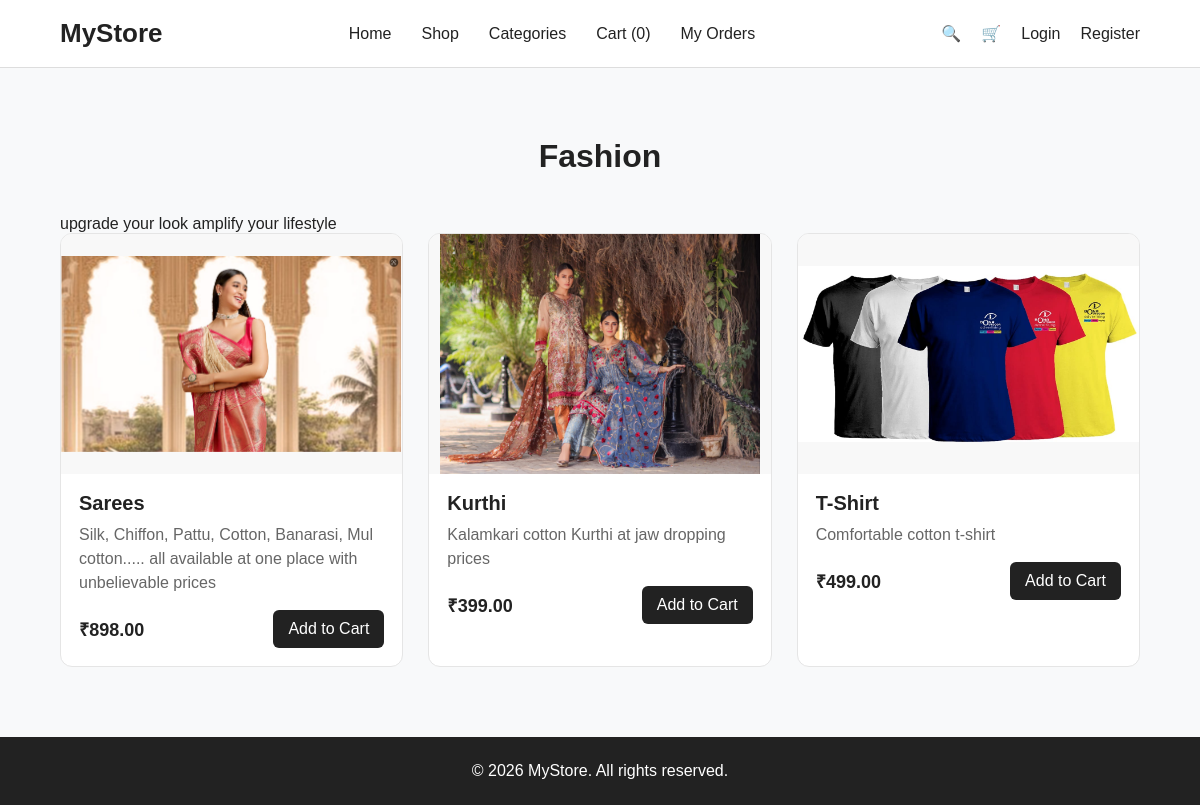
Page /category/1/ on the committed database.
### store/models.py (models this page shows, shortened)
class Category(models.Model):
    name = models.CharField(max_length=100, unique=True)
    description = models.TextField(blank=True)

class Product(models.Model):
    category = models.ForeignKey(
        Category,
        on_delete=models.SET_NULL,
        null=True,
        blank=True,
        related_name='products'
    )
    name = models.CharField(max_length=200)
    description = models.TextField()
    price = models.DecimalField(max_digits=10, decimal_places=2)
    stock = models.PositiveIntegerField(default=0)
    image = models.ImageField(
        upload_to='products/',
        blank=True,
        null=True
    )
    created_at = models.DateTimeField(auto_now_add=True)

### store/views.py (the view)
# urls.py: path('category/<int:category_id>/', views.category_products, name='category_products'),
def category_products(request, category_id):
    category = Category.objects.get(id=category_id)
    products = Product.objects.filter(
        category=category
    ).order_by('-created_at')
    return render(request, 'category_products.html', {
        'category': category,
        'products': products,
    })

### store/context_processors.py (called while the page is built)
def cart_count(request):
    cart = request.session.get('cart', {})
    count = sum(cart.values())
    return {
        'cart_count': count
    }

### templates/category_products.html (shortened to what this page needs)
{% extends 'base.html' %}
{% block content %}
<section class="products">
    <div class="container">
        <h2>{{ category.name }}</h2>
        {% if category.description %}
            <p>{{ category.description }}</p>
        {% endif %}
        <div class="product-grid">
            {% for product in products %}
            <div class="product-card">
                {% if product.image %}
                    <img src="{{ product.image.url }}" alt="{{ product.name }}">
                {% else %}
                    <div class="product-placeholder">
                        No Image
                    </div>
                {% endif %}
                <div class="product-info">
                    <h3>{{ product.name }}</h3>
                    <p>{{ product.description }}</p>
                    <div class="product-bottom">
                        <span class="price">
                            ₹{{ product.price }}
                        </span>
                        <a href="{% url 'add_to_cart' product.id %}" class="cart-btn">
                            Add to Cart
                        </a>
                    </div>
                </div>
            </div>
            {% empty %}
            <p>No products available in this category.</p>
            {% endfor %}
        </div>
    </div>
</section>
{% endblock %}

### static/css/style.css (style rules this page uses)
* { margin: 0; padding: 0; box-sizing: border-box; }
body { font-family: Arial, sans-serif; background: #f8f9fa; color: #222; }
a { text-decoration: none; color: inherit; }
.container { width: 90%; max-width: 1200px; margin: auto; }
.products { padding: 70px 0; background: #f8f9fa; }
.products h2 { text-align: center; font-size: 32px; margin-bottom: 40px; }
.product-grid { display: grid; grid-template-columns: repeat(3, 1fr); gap: 25px; }
.product-card { background: white; border: 1px solid #ddd; border-radius: 12px; overflow: hidden; transition: transform 0.2s ease, box-shadow 0.2s ease; }
.product-card img { width: 100%; height: 220px; object-fit: cover; }
.product-info { padding: 20px; }
.product-info h3 { font-size: 20px; margin-bottom: 10px; }
.product-info p { color: #666; line-height: 1.5; margin-bottom: 20px; }
.product-bottom { display: flex; align-items: center; justify-content: space-between; gap: 10px; }
.price { font-size: 20px; font-weight: bold; }
.cart-btn { display: inline-block; background: #222; color: white; padding: 10px 15px; border-radius: 5px; text-decoration: none; }
.product-grid { display: grid; grid-template-columns: repeat(auto-fit, minmax(240px, 1fr)); gap: 25px; }
.product-card { background: #fff; border: 1px solid #e5e5e5; border-radius: 12px; overflow: hidden; transition: transform 0.2s ease, box-shadow 0.2s ease; }
.product-card img { width: 100%; height: 240px; object-fit: contain; display: block; background: #f8f8f8; }
.product-info { padding: 18px; }
.product-info h3 { margin: 0 0 8px; font-size: 20px; }
.product-info p { margin: 5px 0; color: #666; }
.product-bottom { display: flex; justify-content: space-between; align-items: center; margin-top: 15px; }
.price { font-size: 18px; font-weight: bold; }
.cart-btn { display: inline-block; padding: 10px 15px; background: #222; color: white; text-decoration: none; border-radius: 6px; }

### rows in the picture
Category: name "Fashion", description "upgrade your look amplify your lifestyle"
Product: image (picture), name "Sarees", description "Silk, Chiffon, Pattu, Cotton, Banarasi, Mul cotton..... all available at one place with unbelievable prices", price "898.00"
Product: image (picture), name "Kurthi", description "Kalamkari cotton Kurthi at jaw dropping prices", price "399.00"
Product: image (picture), name "T-Shirt", description "Comfortable cotton t-shirt", price "499.00"

### other values in the picture
{{ cart_count }} "0"
